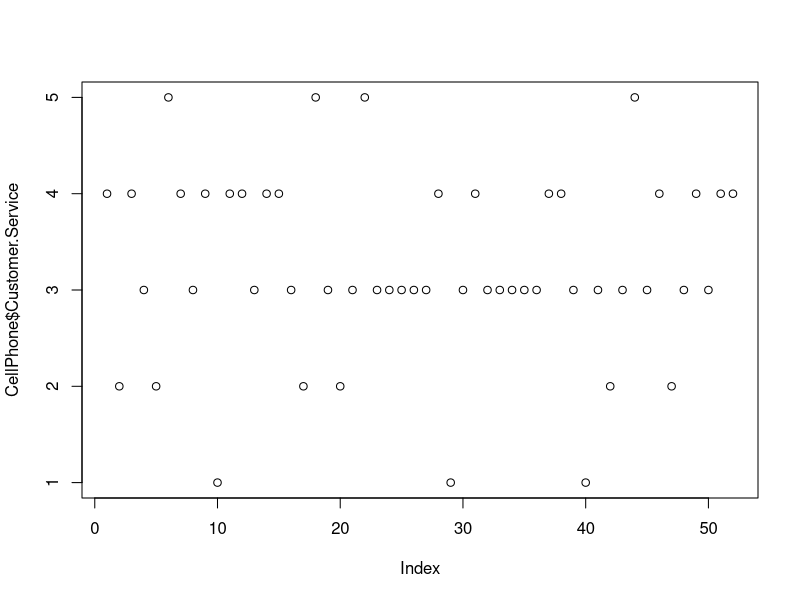
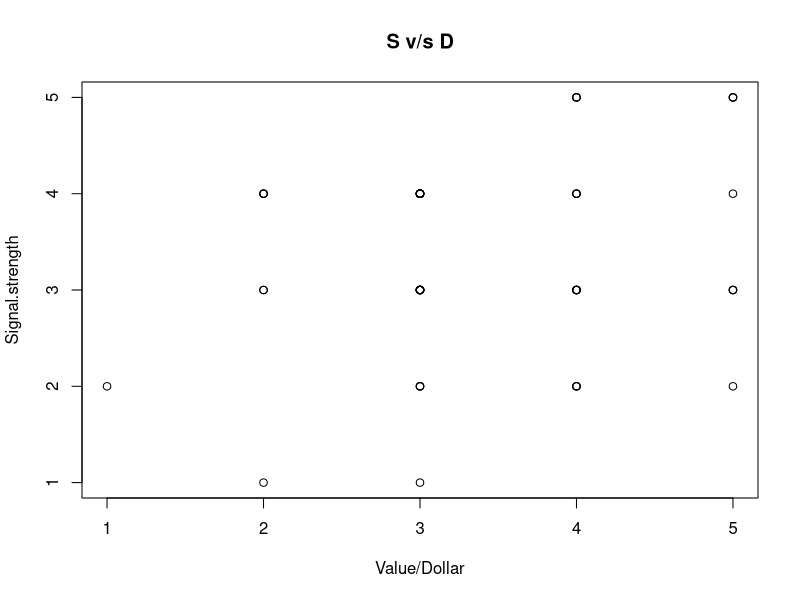

Write the R code that produced these figures, in order.
## ---- chunk 1
knitr::opts_chunk$set(echo = TRUE)
## ---- chunk 2
setwd("C:\\Users\\prerak\\Desktop\\KSU\\Machine learning\\DataSets")
CellPhone <- read.csv('Cell Phone Survey.csv')
summary(CellPhone)
## ---- chunk 3
plot(CellPhone$Customer.Service)

## ---- chunk 4
plot(x=CellPhone$Value.for.the.Dollar,
     y=CellPhone$Signal.strength,
     xlab='Value/Dollar',
     ylab='Signal.strength',
     xlim=c(1,5),
     ylim=c(1,5),
     main="S v/s D")
## ---- chunk 5
signal_filter <-filter(CellPhone, CellPhone$Signal.strength<2)
signal_filter
